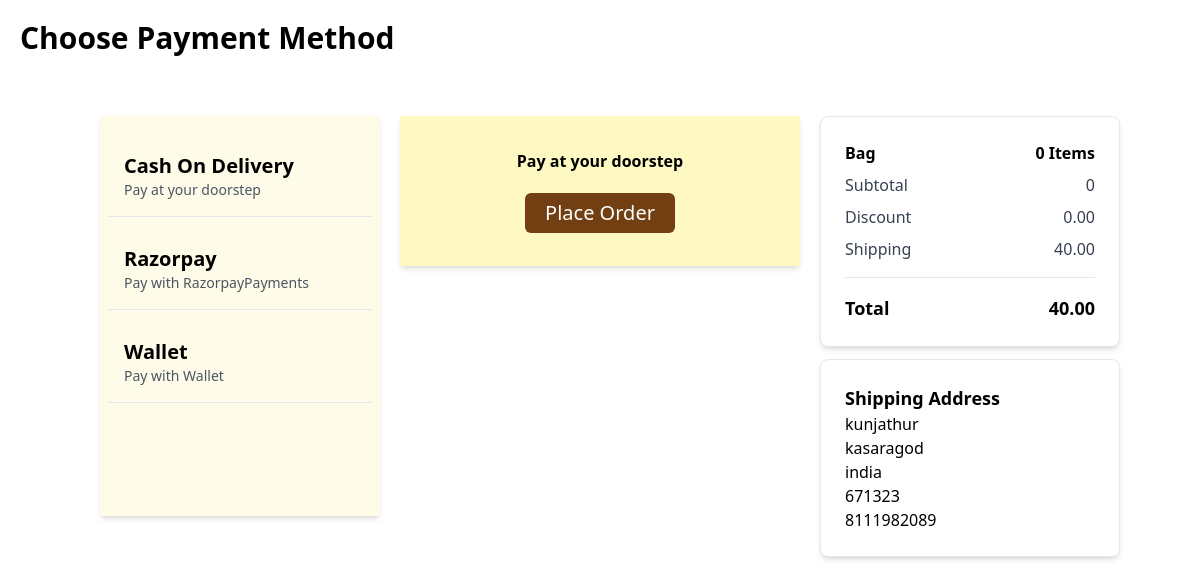
Screenshot of /cart/cod/2/ (signed in) with the database file from the repository.
### cart/models.py (models this page shows, shortened)
class Cart(models.Model):
    user = models.OneToOneField(Custom_user, on_delete=models.CASCADE)
    is_paid = models.BooleanField(default=False)
    total=models.DecimalField(max_digits=10,decimal_places=2, default=0)
    discnt=models.DecimalField(max_digits=10,decimal_places=2, default=0)
    total_quantity=models.IntegerField(default=0)
    shipping_charge=models.DecimalField(default=40, decimal_places=2, max_digits=10)
    grand_total=models.DecimalField(max_digits=10,decimal_places=2, default=0)
    def summarycart(self):
        cartitems = self.cartitem_set.all()
        t=sum(Decimal(item.variant.price) * item.quantity for item in cartitems)
        total = sum(Decimal(item.variant.discount_price) * item.quantity for item in cartitems)
        total_quantity = sum(item.quantity for item in cartitems)
        Grand_total = total + Decimal(self.shipping_charge)- Decimal(self.discnt)
        self.total = total
        self.grand_total = Grand_total
        self.total_quantity = total_quantity
        self.save()

class Address(models.Model):
    user=models.ForeignKey(Custom_user, on_delete=models.CASCADE, related_name='addresses')
    full_name=models.CharField(max_length=50, null=True, blank=True)
    address=models.TextField(null=True, blank=True)
    city=models.CharField(max_length=50,null=True, blank=True)
    country=models.CharField(max_length=50, null=True, blank=True)
    pincode=models.IntegerField(null=True, blank=True)
    phone_No=models.IntegerField(null=True, blank=True)

### cart/views.py (the view)
# urls.py: path('cod/<int:address_id>/', views.cod, name="cod"),
@login_required(login_url='login')
def cod(request,address_id):
    user=request.user
    cart=Cart.objects.get(user=user)
    cart.summarycart()
    address = Address.objects.get(id=address_id)
    return render(request,'user/cod.html',{ 'cart':cart, 'address':address})

### templates/user/cod.html (shortened to what this page needs)
{% extends 'payment.html' %}
{% block content %}
<body>
<div class="bg-yellow-100 shadow-md m-5 mt-10 text-center flex flex-col justify-center items-center" style="height: 150px; width: 400px;">
    <form method="post" action="{% url 'place_order' address.id %}">
        <h5 class="font-semibold">Pay at your doorstep</h5>
        <button class="bg-yellow-900 px-5 h-10 rounded-md mt-5 text-xl text-white">Place Order</button>
    </form>
</div>
{% endblock content %}

### templates/payment.html (shortened to what this page needs)
<!DOCTYPE html>
<html lang="en">
<head>
  <script src="https://cdn.tailwindcss.com"></script>
</head>
<body>
  {% include 'payment_option.html' %}
  {% block content %}
  {% endblock content %}
    <div class="sm:w-1 md:w-1/4 lg:w-1/4 xl:w-1/4 mt-10">
    <div class="bg-white p-6 rounded-lg border shadow-md">
        <div class="mb-2 flex justify-between">
            <h2 class="text-black font-semibold"> Bag</h2>
            <h2 class="text-black font-semibold">{{cart.total_quantity }} Items</h2>
        </div>
        <div class="mb-2 flex justify-between">
            <p class="text-gray-700">Subtotal</p>
            <p class="text-gray-700">{{cart.total}}</p>
        </div>
        <div class="mb-2 flex justify-between">
            <p class="text-gray-700">Discount</p>
            <p class="text-gray-700">{{cart.discnt}}</p>
        </div>
        <div class="flex justify-between">
            <p class="text-gray-700">Shipping</p>
            <p class="text-gray-700">{{cart.shipping_charge}}</p>
        </div>
        <hr class="my-4" />
        <div class="flex justify-between">
            <p class="text-lg font-bold">Total</p>
                <p class=" text-lg font-bold">{{ cart.grand_total}}</p>
            </div>
        </div>
        <div class="bg-white mt-3  p-6 rounded-lg border shadow-md ">
         <div class="text-lg font-semibold">Shipping Address</div>
            <p>{{ address.address }}</p>
            <p>{{ address.city }}</p>
            <p>{{ address.country }}</p>
            <p>{{ address.pincode }}</p>
            <p>{{ address.phone_No }}</p>
        </div>
    </div>
    </div>
    </body>
    </html>

### rows the page displays
Cart: total_quantity "0", total "0", discnt "0.00", shipping_charge "40.00", grand_total "40.00"
Address: address "kunjathur", city "kasaragod", country "india", pincode "671323", phone_No "8111982089"
